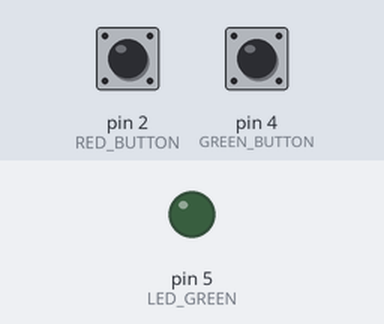
Simulated run of this sketch. Board: Arduino Uno, built with avr-gcc and run on an emulated ATmega328P. Parts: output pins drawn as LEDs (lit = HIGH). Inputs (shaded band) come from the test bench; at power-on: pin 4 (GREEN_BUTTON) HIGH, pin 2 (RED_BUTTON) HIGH.

Above: at 1.2 s.
1.3 s: pin 4 (GREEN_BUTTON) pulled LOW for 0.15 s
At 2.1 s:
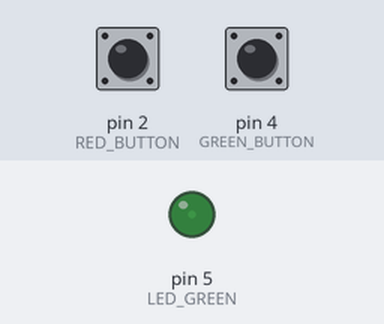
2.9 s: pin 4 (GREEN_BUTTON) pulled LOW for 1 s
At 4.5 s:
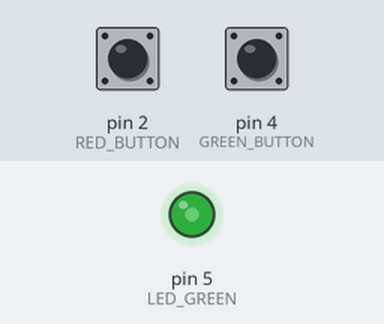
5.9 s: pin 4 (GREEN_BUTTON) pulled LOW for 0.15 s
At 6.8 s:
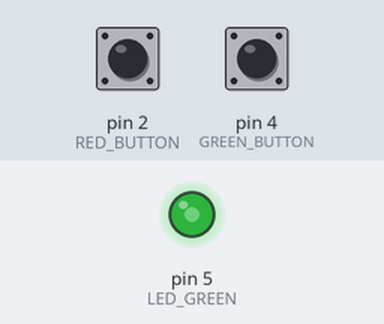
7.5 s: pin 4 (GREEN_BUTTON) pulled LOW for 3.2 s
At 10.0 s:
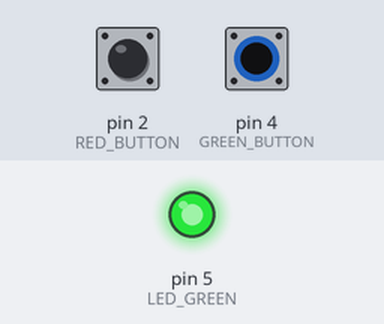
12.2 s: pin 2 (RED_BUTTON) pulled LOW for 3.2 s
At 12.81 s:
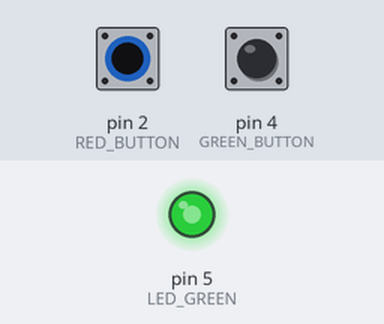
Timing chart, 0 to 16.2 s (numbered marks = the images above; inputs shaded):
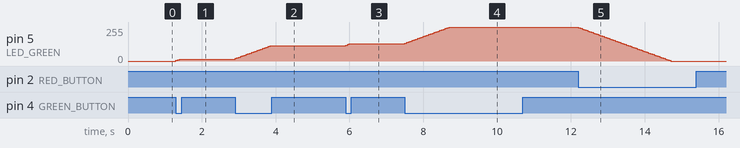

Measured:
- after the input at 1.3 s, pin 5 (LED_GREEN): 0/255 → 15/255 at once
- after the input at 2.9 s, pin 5 (LED_GREEN): moves from 15/255 to 115/255 over 0.95 s, starting at once
- after the input at 5.9 s, pin 5 (LED_GREEN): 115/255 → 130/255 at once
- after the input at 7.5 s, pin 5 (LED_GREEN): moves from 130/255 to 255/255 over 1.2 s, starting at once
- after the input at 12.2 s, pin 5 (LED_GREEN): moves from 255/255 to 0/255 over 2.5 s, starting at once

The sketch:

l02_z02.ino
```cpp
#define LED_GREEN 5

#define RED_BUTTON 2
#define GREEN_BUTTON 4

int brightness = 0;
const int step = 5;
const int delayTime = 50;

void setup() {
  pinMode(LED_GREEN, OUTPUT);
  pinMode(RED_BUTTON, INPUT_PULLUP);
  pinMode(GREEN_BUTTON, INPUT_PULLUP);

  analogWrite(LED_GREEN, brightness);
}

void loop() {
  bool redPressed = digitalRead(RED_BUTTON) == LOW;
  bool greenPressed = digitalRead(GREEN_BUTTON) == LOW;

  if (greenPressed && brightness < 255) {
    brightness += step;
    if (brightness > 255) brightness = 255;
    analogWrite(LED_GREEN, brightness);
    delay(delayTime);
  }

  if (redPressed && brightness > 0) {
    brightness -= step;
    if (brightness < 0) brightness = 0;
    analogWrite(LED_GREEN, brightness);
    delay(delayTime);
  }
}
```
